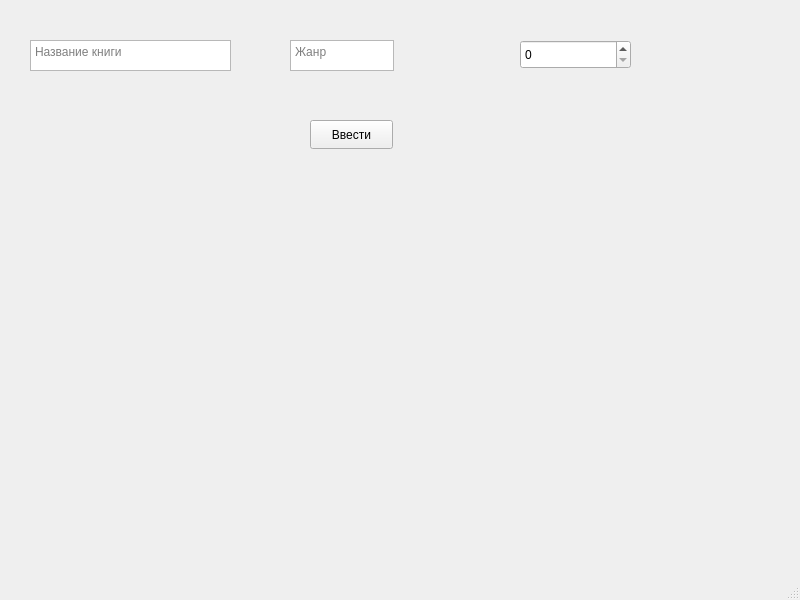
<?xml version="1.0" encoding="UTF-8"?>
<ui version="4.0">
 <class>MainWindow</class>
 <widget class="QMainWindow" name="MainWindow">
  <property name="geometry">
   <rect>
    <x>0</x>
    <y>0</y>
    <width>800</width>
    <height>600</height>
   </rect>
  </property>
  <property name="windowTitle">
   <string>MainWindow</string>
  </property>
  <widget class="QWidget" name="centralwidget">
   <widget class="QTextEdit" name="b_name">
    <property name="geometry">
     <rect>
      <x>30</x>
      <y>40</y>
      <width>201</width>
      <height>31</height>
     </rect>
    </property>
    <property name="placeholderText">
     <string>Название книги</string>
    </property>
   </widget>
   <widget class="QTextEdit" name="b_genre">
    <property name="geometry">
     <rect>
      <x>290</x>
      <y>40</y>
      <width>104</width>
      <height>31</height>
     </rect>
    </property>
    <property name="placeholderText">
     <string>Жанр</string>
    </property>
   </widget>
   <widget class="QPushButton" name="submit">
    <property name="geometry">
     <rect>
      <x>310</x>
      <y>120</y>
      <width>83</width>
      <height>29</height>
     </rect>
    </property>
    <property name="text">
     <string>Ввести</string>
    </property>
   </widget>
   <widget class="QSpinBox" name="spinBox">
    <property name="geometry">
     <rect>
      <x>520</x>
      <y>40</y>
      <width>111</width>
      <height>29</height>
     </rect>
    </property>
    <property name="maximum">
     <number>999999</number>
    </property>
   </widget>
  </widget>
  <widget class="QMenuBar" name="menubar">
   <property name="geometry">
    <rect>
     <x>0</x>
     <y>0</y>
     <width>800</width>
     <height>25</height>
    </rect>
   </property>
  </widget>
  <widget class="QStatusBar" name="statusbar"/>
 </widget>
 <resources/>
 <connections/>
</ui>
